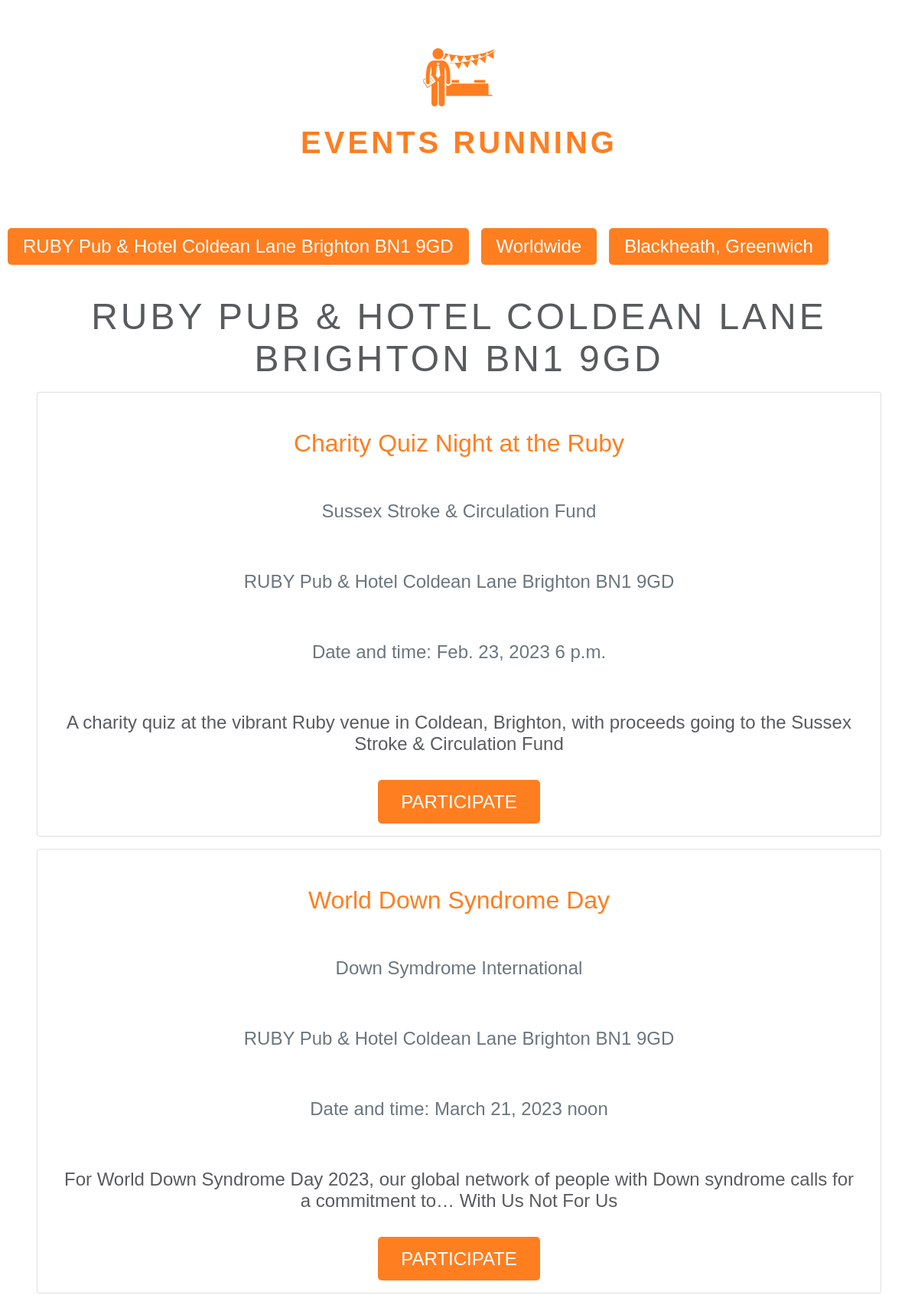
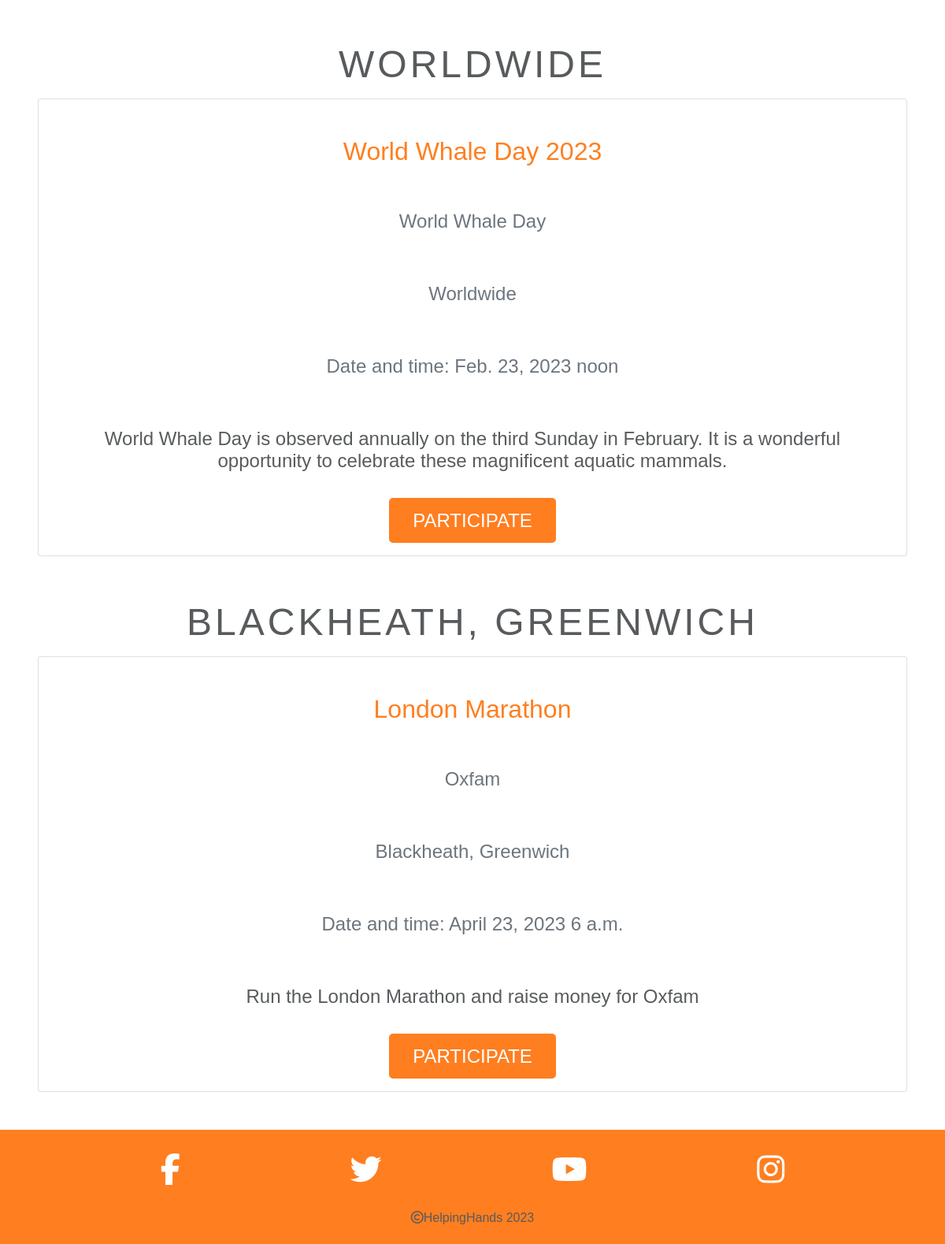
Before: /take-part/events/ (lower part) with the older database file (2 pictures, top to bottom).
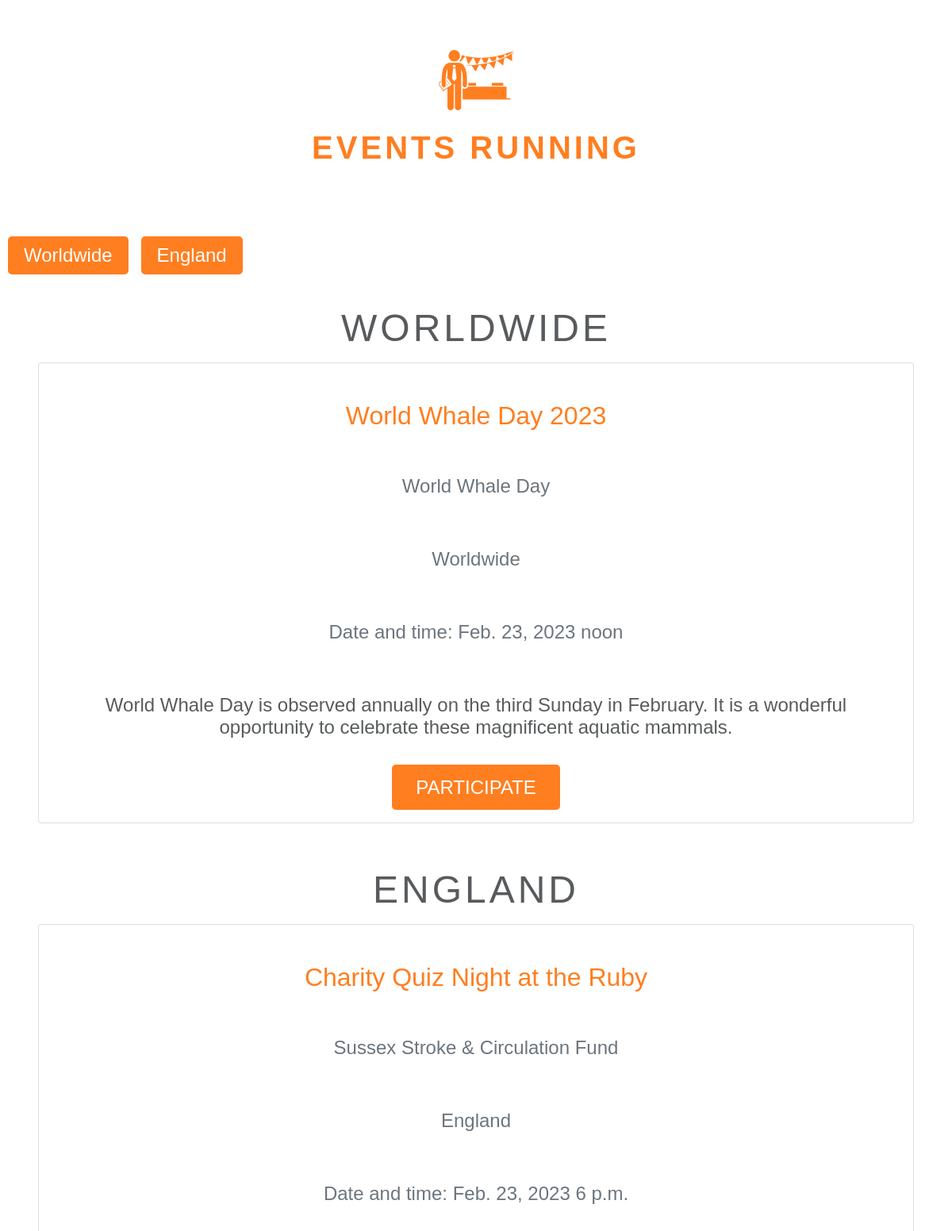
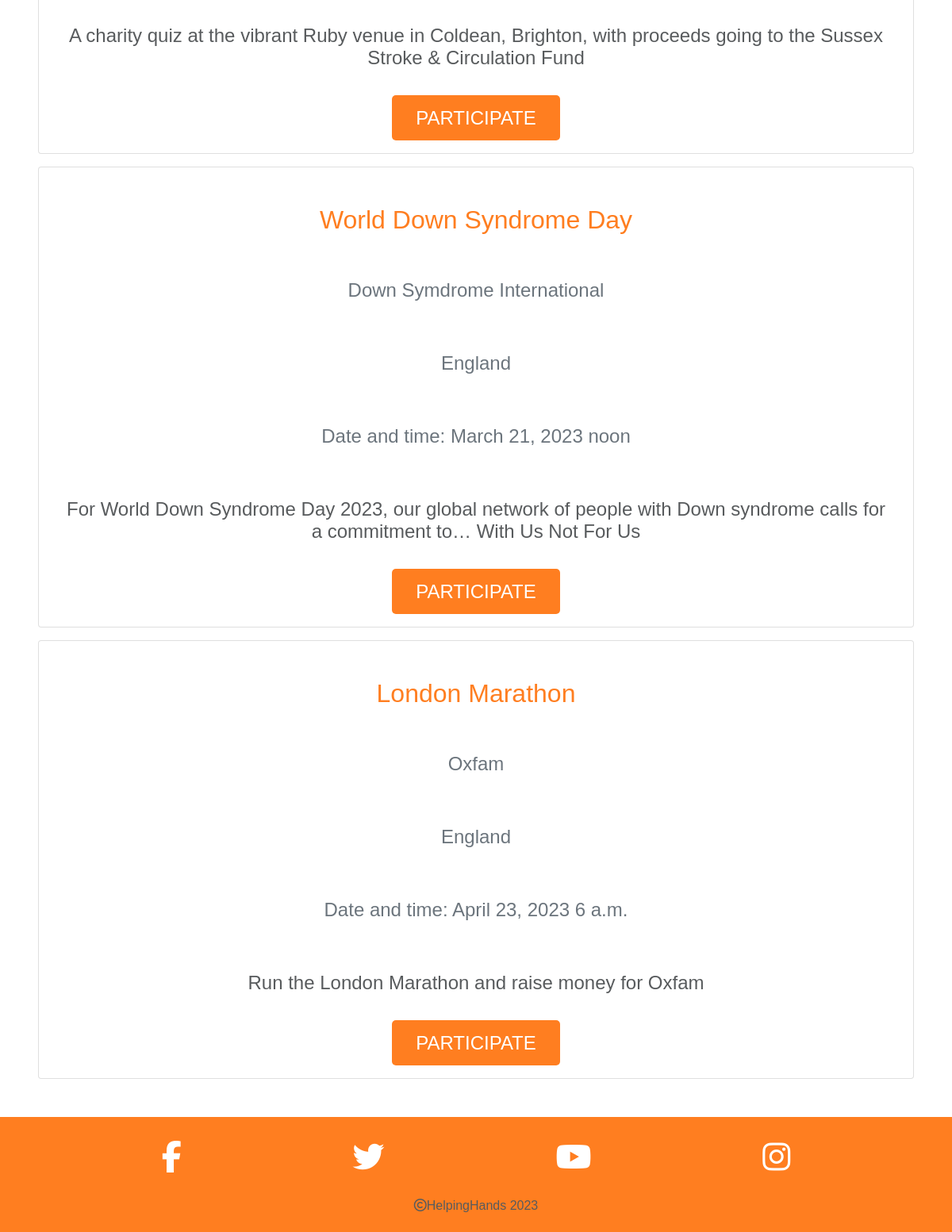
After: the same page with the newer database file (2 pictures, top to bottom).
### directory/models.py (models this page shows, shortened)
class Location(models.Model):
    name = models.CharField(max_length=100, null=False, blank=False)
    def __str__(self):
        return self.name

class Event(models.Model):
    name = models.CharField(max_length=254, null=False, blank=False)
    time = models.TimeField()
    date = models.DateField()
    org = models.ForeignKey(Org, null=True, on_delete=models.SET_NULL)
    location = models.ForeignKey(Location, null=True, on_delete=models.SET_NULL)
    summary = models.CharField(max_length=2000, null=False, blank=False)
    website = models.CharField(max_length=254, null=False, blank=False)

class Org(models.Model):
    name = models.CharField(max_length=254, null=False, blank=False)
    work = models.CharField(max_length=254, null=False, blank=False)
    location = models.ForeignKey(Location, null=True, on_delete=models.SET_NULL)
    summary = models.CharField(max_length=2000, null=False, blank=False, default="To be added")
    website = models.CharField(max_length=254, null=False, blank=False)
    facebook = models.CharField(max_length=254, null=True, blank=True)
    instagram = models.CharField(max_length=254, null=True, blank=True)
    image = models.CharField(max_length=254, null=True, blank=True)
    def __str__(self):
        return self.name

### directory/views.py (the view)
# urls.py: path('events/', views.events, name='events'),
def events(request):
    events = Event.objects.all()
    locations = Location.objects.all()
    template = "directory/events.html"
    context = {
        'events': events,
        'locations': locations,
    }
    return render(request, template, context)

### directory/templates/directory/events.html (shortened to what this page needs)
{% extends "base.html" %}
{% load static %}
{% block content %}
<section class="event-welcome-container">
    <h2 class="event-heading"><img src="{{MEDIA_URL}}/images/events-icon.png" alt="events icon">
        Events Running</h2>
</section>
<div id="locale-container">
    <ul id="locale-selector">
        {% for location in locations %}
        <li>
            <a href="#{{ location.name }}-id">{{ location.name }}</a>
        </li>
        {% endfor %}
    </ul>
</div>
<section class="events-container">
    <div class="col-12">
        <div class="row">
            {% for location in locations %}
            <h2 class="mt-4" id="{{ location.name }}-id">{{ location.name }}</h2>
            {% for event in events %}
            {% if location == event.location %}
            <div class="card">
                <div class="card-body">
                    <h3 class="card-title text-black">{{ event.name }}</h3>
                    <p class="card-text text-muted m-0 small">{{ event.org }}</p>
                    <p class="card-text text-muted m-0 small">{{ event.location }}</p>
                    <p class="card-text text-muted m-0 small">Date and time: {{ event.date }} {{ event.time }}</p>
                    <p class="card-text">{{ event.summary }}</p>
                    <a href="{{ event.website }}" class="participate text-uppercase">participate</a>
                </div>
            </div>
            {% endif %}
            {% endfor %}
            {% endfor %}
        </div>
    </div>
</section>
{% endblock %}

### templates/base.html (shortened to what this page needs)
{% load static %}
<!DOCTYPE html>
<html lang="en">
<head>
  <link href="https://cdn.jsdelivr.net/npm/bootstrap@5.0.1/dist/css/bootstrap.min.css" rel="stylesheet"
>
  <link href="{% static 'css/base.css' %}" rel="stylesheet">
</head>
<body>
  {% block content %}{% endblock %}
  <footer class="footer">
    <div>
      <ul class="social-footer">
        <li><a href="https://facebook.com" target="_blank" rel="noopener" aria-label="Visit our Facebook page (opens in a new tab)">
          <i class="fa-brands fa-facebook-f"></i>
        </a></li>
        <li><a href="https://twitter.com" target="_blank" rel="noopener" aria-label="Visit our Twitter page (opens in a new tab)">
          <i class="fa-brands fa-twitter"></i>
        </a></li>
        <li><a href="https://youtube.com" target="_blank" rel="noopener" aria-label="Visit our Youtube page (opens in a new tab)">
          <i class="fa-brands fa-youtube"></i>
        </a></li>
        <li><a href="https://instagram.com" target="_blank" rel="noopener" aria-label="Visit our Instagram page (opens in a new tab)">
          <i class="fa-brands fa-instagram"></i>
        </a></li>
      </ul>
    </div>
    <div id="copyright"><i class="fa-regular fa-copyright"></i> <p>HelpingHands 2023</p> </div>
  </footer>
</body>
</html>

### static/css/base.css (style rules this page uses)
html, body, div, span, applet, object, iframe, h1, h2, h3, h4, h5, h6, p, blockquote, pre, a, abbr, acronym, address, big, cite, code, del, dfn, em, img, ins, kbd, q, s, samp, small, strike, strong, sub, sup, tt, var, b, u, i, center, dl, dt, dd, ol, ul, li, fieldset, form, label, legend, table, caption, tbody, tfoot, thead, tr, th, td, article, aside, canvas, details, embed, figure, figcaption, footer, header, hgroup, menu, nav, output, ruby, section, summary, time, mark, audio, video { margin: 0; padding: 0; border: 0; font-size: 100%; font: inherit; vertical-align: baseline; }
html { margin: 0; padding: 0; box-sizing: border-box; min-height: 100vh !important; }
body { font-family: 'Helvetica St', sans-serif; font-weight: 300; color: #585b5d; height: 100%; margin: 0; padding: 0; border: 0; font-size: 100%; font: inherit; vertical-align: baseline; }
a { text-decoration: none; }
h1, h2 { font-family: 'Helvetica Std Bold Condensed', sans-serif; text-transform: uppercase; letter-spacing: 4px; color: rgb(255, 126, 32); }
p { font-family: 'Helvetica Std Bold Condensed', sans-serif; }
.footer { bottom: 0; width: 100%; margin-top: 2rem; background-color: #ff7e20; }
.social-footer { display: flex; justify-content: space-evenly; align-items: center; padding-top: 1rem; margin-bottom: 1rem; }
.social-footer li { list-style: none; color: white; font-size: 2.5em; padding: 1%; }
.social-footer a { color: white; }
#copyright { display: flex; justify-content: center; font-size: 1em; padding-bottom: 2%; }
.card-text { font-size: 150%; padding: 1rem 0 3rem 0; }
.card h3 { text-decoration: none; }
.card-body { padding-bottom: 30px; }
.event-welcome-container { display: flex; justify-content: center; height: 300px; width: auto; margin: 75px 0 0 0; }
.events-container { text-align: center; height: 100%; width: 90%; margin-bottom: 3rem; margin: 0 auto; }
.event-welcome-container img { display: block; text-align: center; max-width: 130px; margin: 5px auto; width: auto; padding-bottom: 30px }
.event-heading { text-align: center; font-weight: 600; font-size: 300%; }
#locale-container { display: inline-block; }
#locale-selector { font-size: 150%; }
#locale-selector li { font-family: 'Helvetica Std Bold Condensed', sans-serif; background-color: #ff7e20; display: inline-block; text-align: center; padding: 10px 40px; margin-left: 10px; border-radius: 5px; }
#locale-selector a { color: #fff; }
.row h2 { color: #585b5d; font-size: 300%; padding: 1rem; }
.row h3 { font-size: 200%; padding: 2rem; color: #ff7e20; }
.card { margin-bottom: 1rem; }
.card-title { font-family: 'Helvetica Std Bold Condensed', sans-serif; }
.participate { font-family: 'Helvetica Std Bold Condensed', sans-serif; background-color: #ff7e20; color: white; text-decoration: none; font-size: 150%; padding: 15px 30px; border-radius: 5px; }
@media screen and (max-width: 1200px) { .event-heading { padding: 30px 0; margin: 30px; font-size: 250%; font-weight: 600; } }
@media screen and (max-width: 1200px) { .event-welcome-container img { display: block; text-align: center; max-width: 95px; height: auto; padding-bottom: 20px; } }
@media screen and (max-width: 1200px) { .event-welcome-container { margin: 0; } }
@media screen and (max-width: 1200px) { #locale-selector li { font-family: 'Helvetica Std Bold Condensed', sans-serif; padding: 10px 20px; } }

Changed rows visible on the page:
removed Location: name "RUBY Pub & Hotel Coldean Lane Brighton BN1 9GD", name "RUBY PUB & HOTEL COLDEAN LANE BRIGHTON BN1 9GD", Event (name "Charity Quiz Night at the Ruby", org "Sussex Stroke & Circulation Fund", location "RUBY Pub & Hotel Coldean Lane Brighton BN1 9GD", date "Feb. 23, 2023", time "6 p.m.", summary "A charity quiz at the vibrant Ruby venue in Coldean, Brighton, with proceeds going to the Sussex Stroke & Circulation Fund"), Event (name "World Down Syndrome Day", org "Down Symdrome International", location "RUBY Pub & Hotel Coldean Lane Brighton BN1 9GD", date "March 21, 2023", time "noon", summary "For World Down Syndrome Day 2023, our global network of people with Down syndrome calls for a commitment to… With Us Not For Us")
changed Location: name "Blackheath, Greenwich" → "England"; name "BLACKHEATH, GREENWICH" → "ENGLAND"; gains Event (name "Charity Quiz Night at the Ruby", org "Sussex Stroke & Circulation Fund", location "England", date "Feb. 23, 2023", time "6 p.m.", summary "A charity quiz at the vibrant Ruby venue in Coldean, Brighton, with proceeds going to the Sussex Stroke & Circulation Fund"); gains Event (name "World Down Syndrome Day", org "Down Symdrome International", location "England", date "March 21, 2023", time "noon", summary "For World Down Syndrome Day 2023, our global network of people with Down syndrome calls for a commitment to… With Us Not For Us")
changed through a linked row, Event "London Marathon": location "Blackheath, Greenwich" → "England"
